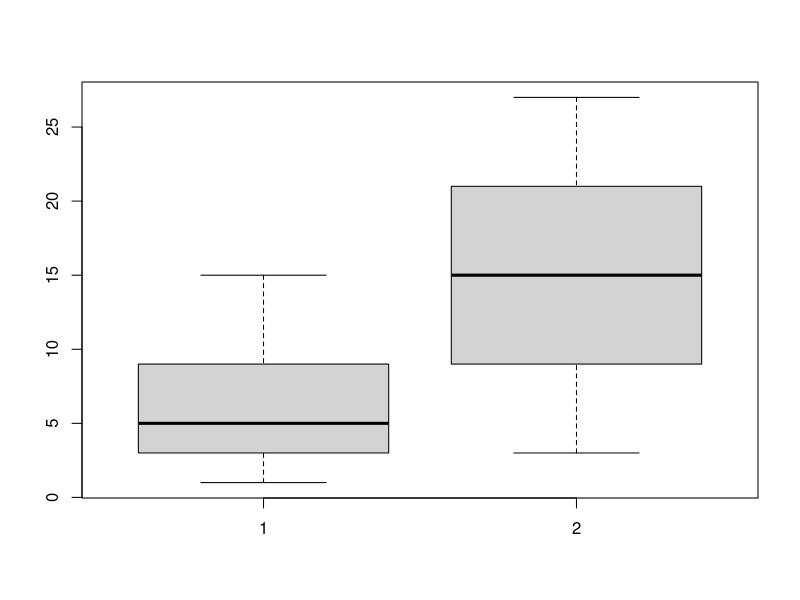
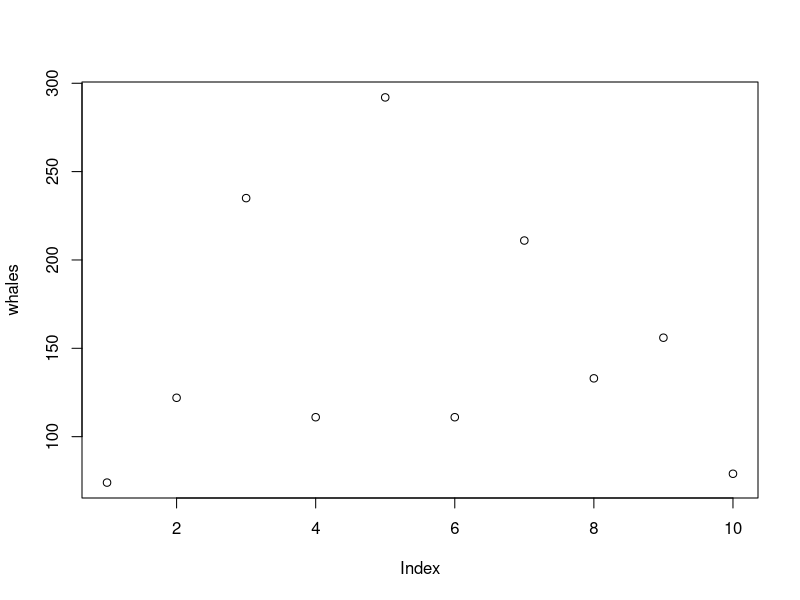
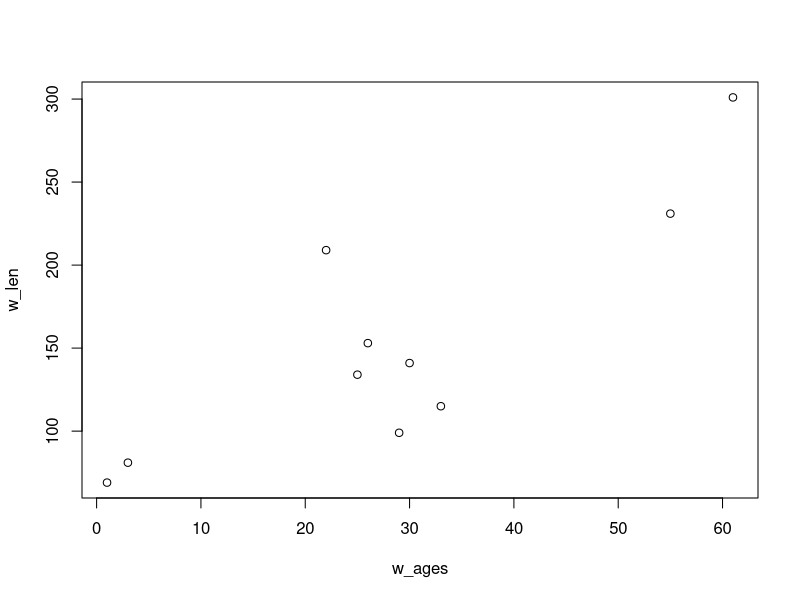
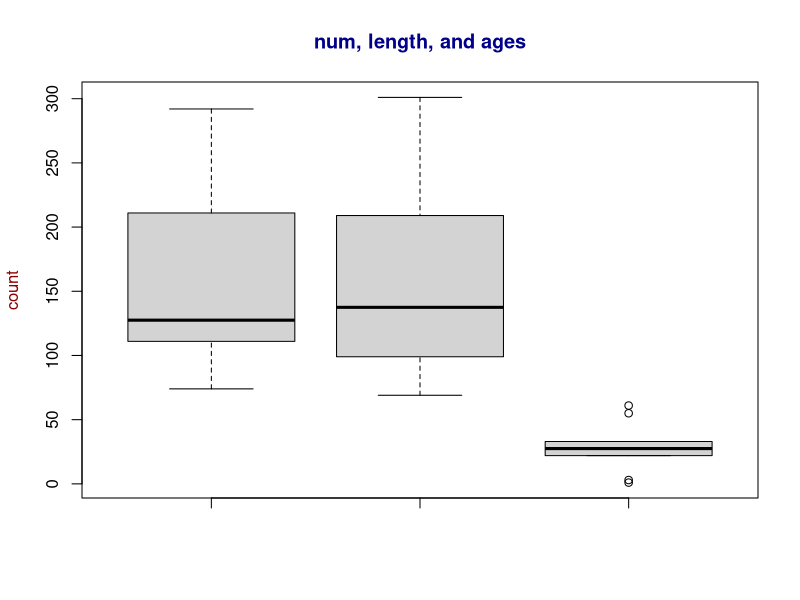
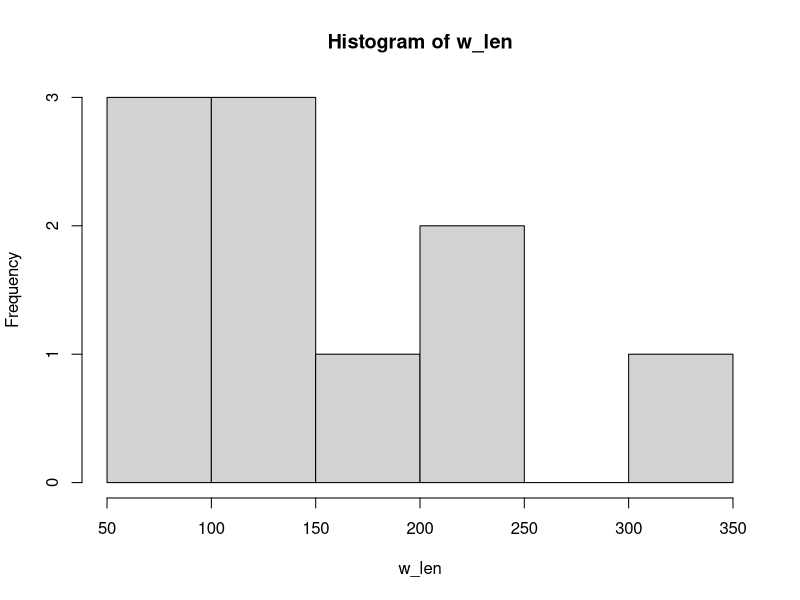
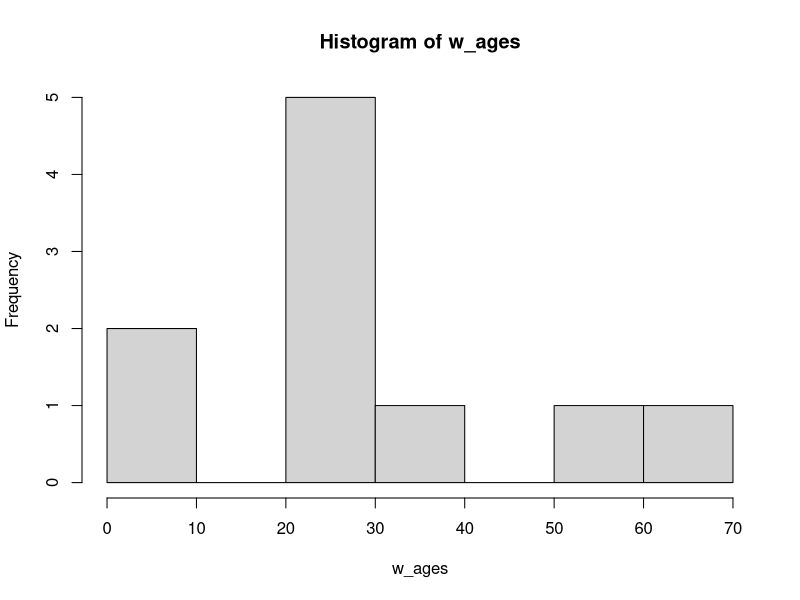

Write the R code that produced these figures, in order. (Note: this script raises an error after producing the figures.)
(5-12)*3
sqrt(2)
sin(2*pi)

#Defining new variables
x <- 2
y <- 3*x -1
x <- c(1:25) #Concatenate
rm(x, y, z) #Removing variables

x <- c(1, 3, 5, 9, 15)
y <- seq(3, 27, by=3)
abs(length(x)-length(y))
boxplot(x, y)


######### Whales #########

whales <- c(74, 122, 235, 111, 292, 111, 211, 133, 156, 79)

whales[4] #Accessing the 4th data point
whales[3:7]

length(whales)
sum(whales)

length(whales)/sum(whales) #mean(whales)

mean(whales)
median(whales)

sd(whales) #Standard Deviation

plot(whales) #Simple Plot

w_len <- c(69, 141, 231, 99, 301, 115, 209, 134, 153, 81)
w_ages <- c(1, 30, 55, 29, 61, 33, 22, 25, 26, 3)
plot(w_ages, w_len)

boxplot(whales, w_len, w_ages, main="num, length, and ages", ylab="count", col.main="darkblue", col.lab="darkred")

hist(w_len)
hist(w_ages)

######### Importing Trees Dataset #########
summary(Trees$Volume)
boxplot(Trees$Volume)

attach(Trees) #To avoid using Trees$

summary(Volume)
#summary(log(Trees$Volume)) #If no attachment

boxplot(Volume, Diameter, Height)
plot(Diameter, Volume)

boxplot(Height) #No labels
boxplot(Height, main="Height of Cherry Trees") #Adds a title
boxplot(Height, main="Height of Cherry Trees", ylab="Height (ft)") #Adds a vertical axis label
boxplot(Height, main="Height of Cherry Trees", ylab="Height (ft)", col.main="blue") #Changes colour of main title
boxplot(Height, main="Height of Cherry Trees", ylab="Height (ft)", col.main="blue", col.lab ="red") #Changes colour of y axis label

plot(Diameter, Volume) #NOTE: plot(x, y) gives y versus x

##

treeFormula <- pi*((Diameter/24)^2)*Height #Volume if tree was perfect cylinder
plot(Volume, treeFormula, main="Calculated Volume vs. Actual Volume of Trees", ylab="Calculated Volume of Trees (cubic feet)", xlab="Actual Volume of Trees (cubic feet)", col.main="darkgreen", col.lab="navy")
detach(Trees) #Detach once finishing using

########## Iris Exercise ##########
attach(iris) #Attach the iris dataframe
summary(Sepal.Length)

boxplot(Sepal.Width)
boxplot(Sepal.Width~Species)

boxplot(Sepal.Width~Species, notch=TRUE)
#If notch is TRUE a notch is dawn on side of boxes, if the notches of two plots don't overlap it's 'strong evidence' that two medians differ

plot(Sepal.Width, Sepal.Length, pch=14, cex=1.5)
#pch makes solid, cex makes bigger

detach(iris)


######### Cuckoos Dataset #########
head(cuckoos)
attach(cuckoos)

boxplot(length~species, data=cuckoos, ylab="length of egg (mm)", main="Lengths of Egg by Species", xlab="Species")

boxplot(breadth~species, data=cuckoos, ylab="Breadth of Egg (mm)", main="Breadths of Egg by Species", xlab="Species")

########## Functions in R ##########
function1<-function(arg1, arg2) {
  out <- arg1 * arg2 #What output you want from the function
  return(out) #Tell the function to return the object out
}

arg1 <- 3 #Define arg1
arg2 <- 7.5 #Define arg2
temp <- function1(arg1, arg2) #Call the function function1 by specifying the arguments
temp #Print the ouptput

##

power.func <- function(a, b) {
  out <- a^b
  return(out)
}

a <- 3
b <- 8
output <- power.func(a,b)
output

## A more complicated function

multiplot <- function(data.vector) {
  par(mfrow=c(2,2)) #Create a 2x2 plotting grid
  N <- length(data.vector) #Count the number of elements of data.vector
  plot(1:N, data.vector) #Plot the vector (1, 2, 3, ..., N) against the data in the top left panel
  hist(data.vector) #Plot a histogram in the top right panel
  boxplot(data.vector) #Plot a boxplot in the bottom left panel
  plot(sort(data.vector)) #Plot the data in increasing order
}

X <- rnorm(100) #A random sample of size 100 from a standard Normal distrubution
multiplot(X)

